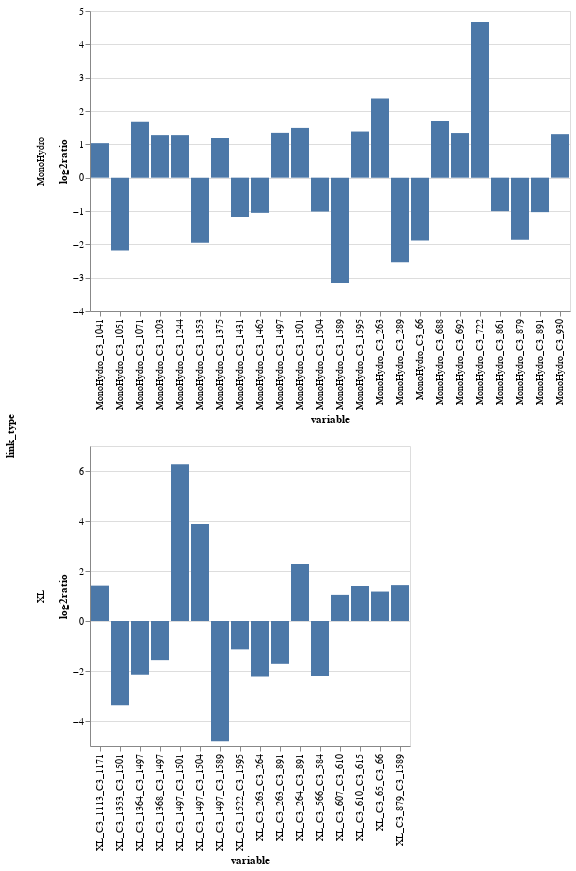

Notebook cell for this chart:
### Code cell
alt.Chart(df_merge[(df_merge['log2ratio'] > 1) | (df_merge['log2ratio'] < -1)]).mark_bar().encode(
    x='variable',
    y=alt.Y('log2ratio', stack='zero'),
    row='link_type',
).resolve_scale(x='independent', y='independent')

### Figure 1 — Vega-Lite specification as saved in the notebook (floating-point values rounded to 4 significant figures)
{"config": {"view": {"continuousWidth": 400, "continuousHeight": 300}}, "data": {"name": "data-24f7669cb82b7c47239889e8e874d398"}, "mark": "bar", "encoding": {"row": {"type": "nominal", "field": "link_type"}, "x": {"type": "nominal", "field": "variable"}, "y": {"type": "quantitative", "field": "log2ratio", "stack": "zero"}}, "resolve": {"scale": {"x": "independent", "y": "independent"}}, "$schema": "https://vega.github.io/schema/vega-lite/v4.0.2.json", "datasets": {"data-24f7669cb82b7c47239889e8e874d398": [{"variable": "MonoHydro_C3_66", "value_c3": 0.5036, "link_type": "MonoHydro", "uID": "sp|P01024|CO3_HUMAN:66", "uID_rev": "sp|P01024|CO3_HUMAN:66", "exp_c3": "c3", "value_c3b": 0.1361, "exp_c3b": "c3b", "log2ratio": -1.888}, {"variable": "MonoHydro_C3_263", "value_c3": 0.1522, "link_type": "MonoHydro", "uID": "sp|P01024|CO3_HUMAN:263", "uID_rev": "sp|P01024|CO3_HUMAN:263", "exp_c3": "c3", "value_c3b": 0.7898, "exp_c3b": "c3b", "log2ratio": 2.375}, {"variable": "MonoHydro_C3_289", "value_c3": 0.3954, "link_type": "MonoHydro", "uID": "sp|P01024|CO3_HUMAN:289", "uID_rev": "sp|P01024|CO3_HUMAN:289", "exp_c3": "c3", "value_c3b": 0.06799, "exp_c3b": "c3b", "log2ratio": -2.54}, {"variable": "MonoHydro_C3_688", "value_c3": 0.3085, "link_type": "MonoHydro", "uID": "sp|P01024|CO3_HUMAN:688", "uID_rev": "sp|P01024|CO3_HUMAN:688", "exp_c3": "c3", "value_c3b": 1.0, "exp_c3b": "c3b", "log2ratio": 1.697}, {"variable": "MonoHydro_C3_692", "value_c3": 0.3955, "link_type": "MonoHydro", "uID": "sp|P01024|CO3_HUMAN:692", "uID_rev": "sp|P01024|CO3_HUMAN:692", "exp_c3": "c3", "value_c3b": 1.0, "exp_c3b": "c3b", "log2ratio": 1.338}, {"variable": "MonoHydro_C3_722", "value_c3": 0.0392, "link_type": "MonoHydro", "uID": "sp|P01024|CO3_HUMAN:722", "uID_rev": "sp|P01024|CO3_HUMAN:722", "exp_c3": "c3", "value_c3b": 1.0, "exp_c3b": "c3b", "log2ratio": 4.673}, {"variable": "MonoHydro_C3_861", "value_c3": 1.0, "link_type": "MonoHydro", "uID": "sp|P01024|CO3_HUMAN:861", "uID_rev": "sp|P01024|CO3_HUMAN:861", "exp_c3": "c3", "value_c3b": 0.4981, "exp_c3b": "c3b", "log2ratio": -1.006}, {"variable": "MonoHydro_C3_879", "value_c3": 0.7549, "link_type": "MonoHydro", "uID": "sp|P01024|CO3_HUMAN:879", "uID_rev": "sp|P01024|CO3_HUMAN:879", "exp_c3": "c3", "value_c3b": 0.2075, "exp_c3b": "c3b", "log2ratio": -1.863}, {"variable": "MonoHydro_C3_891", "value_c3": 0.5671, "link_type": "MonoHydro", "uID": "sp|P01024|CO3_HUMAN:891", "uID_rev": "sp|P01024|CO3_HUMAN:891", "exp_c3": "c3", "value_c3b": 0.2769, "exp_c3b": "c3b", "log2ratio": -1.034}, {"variable": "MonoHydro_C3_930", "value_c3": 0.06912, "link_type": "MonoHydro", "uID": "sp|P01024|CO3_HUMAN:930", "uID_rev": "sp|P01024|CO3_HUMAN:930", "exp_c3": "c3", "value_c3b": 0.1708, "exp_c3b": "c3b", "log2ratio": 1.305}, {"variable": "MonoHydro_C3_1041", "value_c3": 0.3281, "link_type": "MonoHydro", "uID": "sp|P01024|CO3_HUMAN:1041", "uID_rev": "sp|P01024|CO3_HUMAN:1041", "exp_c3": "c3", "value_c3b": 0.6725, "exp_c3b": "c3b", "log2ratio": 1.035}, {"variable": "MonoHydro_C3_1051", "value_c3": 0.3465, "link_type": "MonoHydro", "uID": "sp|P01024|CO3_HUMAN:1051", "uID_rev": "sp|P01024|CO3_HUMAN:1051", "exp_c3": "c3", "value_c3b": 0.07609, "exp_c3b": "c3b", "log2ratio": -2.187}, {"variable": "MonoHydro_C3_1071", "value_c3": 0.2454, "link_type": "MonoHydro", "uID": "sp|P01024|CO3_HUMAN:1071", "uID_rev": "sp|P01024|CO3_HUMAN:1071", "exp_c3": "c3", "value_c3b": 0.7844, "exp_c3b": "c3b", "log2ratio": 1.676}, {"variable": "MonoHydro_C3_1203", "value_c3": 0.4129, "link_type": "MonoHydro", "uID": "sp|P01024|CO3_HUMAN:1203", "uID_rev": "sp|P01024|CO3_HUMAN:1203", "exp_c3": "c3", "value_c3b": 1.0, "exp_c3b": "c3b", "log2ratio": 1.276}, {"variable": "MonoHydro_C3_1244", "value_c3": 0.4129, "link_type": "MonoHydro", "uID": "sp|P01024|CO3_HUMAN:1244", "uID_rev": "sp|P01024|CO3_HUMAN:1244", "exp_c3": "c3", "value_c3b": 1.0, "exp_c3b": "c3b", "log2ratio": 1.276}, {"variable": "MonoHydro_C3_1353", "value_c3": 0.4348, "link_type": "MonoHydro", "uID": "sp|P01024|CO3_HUMAN:1353", "uID_rev": "sp|P01024|CO3_HUMAN:1353", "exp_c3": "c3", "value_c3b": 0.1123, "exp_c3b": "c3b", "log2ratio": -1.953}, {"variable": "MonoHydro_C3_1375", "value_c3": 0.4381, "link_type": "MonoHydro", "uID": "sp|P01024|CO3_HUMAN:1375", "uID_rev": "sp|P01024|CO3_HUMAN:1375", "exp_c3": "c3", "value_c3b": 1.0, "exp_c3b": "c3b", "log2ratio": 1.191}, {"variable": "MonoHydro_C3_1431", "value_c3": 0.3962, "link_type": "MonoHydro", "uID": "sp|P01024|CO3_HUMAN:1431", "uID_rev": "sp|P01024|CO3_HUMAN:1431", "exp_c3": "c3", "value_c3b": 0.1749, "exp_c3b": "c3b", "log2ratio": -1.18}, {"variable": "MonoHydro_C3_1462", "value_c3": 1.0, "link_type": "MonoHydro", "uID": "sp|P01024|CO3_HUMAN:1462", "uID_rev": "sp|P01024|CO3_HUMAN:1462", "exp_c3": "c3", "value_c3b": 0.4811, "exp_c3b": "c3b", "log2ratio": -1.056}, {"variable": "MonoHydro_C3_1497", "value_c3": 0.0725, "link_type": "MonoHydro", "uID": "sp|P01024|CO3_HUMAN:1497", "uID_rev": "sp|P01024|CO3_HUMAN:1497", "exp_c3": "c3", "value_c3b": 0.184, "exp_c3b": "c3b", "log2ratio": 1.344}, {"variable": "MonoHydro_C3_1501", "value_c3": 0.08132, "link_type": "MonoHydro", "uID": "sp|P01024|CO3_HUMAN:1501", "uID_rev": "sp|P01024|CO3_HUMAN:1501", "exp_c3": "c3", "value_c3b": 0.2288, "exp_c3b": "c3b", "log2ratio": 1.493}, {"variable": "MonoHydro_C3_1504", "value_c3": 0.785, "link_type": "MonoHydro", "uID": "sp|P01024|CO3_HUMAN:1504", "uID_rev": "sp|P01024|CO3_HUMAN:1504", "exp_c3": "c3", "value_c3b": 0.388, "exp_c3b": "c3b", "log2ratio": -1.017}, {"variable": "MonoHydro_C3_1589", "value_c3": 0.3806, "link_type": "MonoHydro", "uID": "sp|P01024|CO3_HUMAN:1589", "uID_rev": "sp|P01024|CO3_HUMAN:1589", "exp_c3": "c3", "value_c3b": 0.04269, "exp_c3b": "c3b", "log2ratio": -3.156}, {"variable": "MonoHydro_C3_1595", "value_c3": 0.1602, "link_type": "MonoHydro", "uID": "sp|P01024|CO3_HUMAN:1595", "uID_rev": "sp|P01024|CO3_HUMAN:1595", "exp_c3": "c3", "value_c3b": 0.418, "exp_c3b": "c3b", "log2ratio": 1.384}, {"variable": "XL_C3_65_C3_66", "value_c3": 0.1962, "link_type": "XL", "uID": "sp|P01024|CO3_HUMAN:65:x:sp|P01024|CO3_HUMAN:66", "uID_rev": "sp|P01024|CO3_HUMAN:66:x:sp|P01024|CO3_HUMAN:65", "exp_c3": "c3", "value_c3b": 0.4439, "exp_c3b": "c3b", "log2ratio": 1.178}, {"variable": "XL_C3_263_C3_264", "value_c3": 0.432, "link_type": "XL", "uID": "sp|P01024|CO3_HUMAN:263:x:sp|P01024|CO3_HUMAN:264", "uID_rev": "sp|P01024|CO3_HUMAN:264:x:sp|P01024|CO3_HUMAN:263", "exp_c3": "c3", "value_c3b": 0.09269, "exp_c3b": "c3b", "log2ratio": -2.22}, {"variable": "XL_C3_263_C3_891", "value_c3": 0.3852, "link_type": "XL", "uID": "sp|P01024|CO3_HUMAN:263:x:sp|P01024|CO3_HUMAN:891", "uID_rev": "sp|P01024|CO3_HUMAN:891:x:sp|P01024|CO3_HUMAN:263", "exp_c3": "c3", "value_c3b": 0.1175, "exp_c3b": "c3b", "log2ratio": -1.713}, {"variable": "XL_C3_264_C3_891", "value_c3": 0.0477, "link_type": "XL", "uID": "sp|P01024|CO3_HUMAN:264:x:sp|P01024|CO3_HUMAN:891", "uID_rev": "sp|P01024|CO3_HUMAN:891:x:sp|P01024|CO3_HUMAN:264", "exp_c3": "c3", "value_c3b": 0.2324, "exp_c3b": "c3b", "log2ratio": 2.284}, {"variable": "XL_C3_566_C3_584", "value_c3": 0.1833, "link_type": "XL", "uID": "sp|P01024|CO3_HUMAN:566:x:sp|P01024|CO3_HUMAN:584", "uID_rev": "sp|P01024|CO3_HUMAN:584:x:sp|P01024|CO3_HUMAN:566", "exp_c3": "c3", "value_c3b": 0.0399, "exp_c3b": "c3b", "log2ratio": -2.2}, {"variable": "XL_C3_607_C3_610", "value_c3": 0.04211, "link_type": "XL", "uID": "sp|P01024|CO3_HUMAN:607:x:sp|P01024|CO3_HUMAN:610", "uID_rev": "sp|P01024|CO3_HUMAN:610:x:sp|P01024|CO3_HUMAN:607", "exp_c3": "c3", "value_c3b": 0.08686, "exp_c3b": "c3b", "log2ratio": 1.045}, {"variable": "XL_C3_610_C3_615", "value_c3": 0.103, "link_type": "XL", "uID": "sp|P01024|CO3_HUMAN:610:x:sp|P01024|CO3_HUMAN:615", "uID_rev": "sp|P01024|CO3_HUMAN:615:x:sp|P01024|CO3_HUMAN:610", "exp_c3": "c3", "value_c3b": 0.2716, "exp_c3b": "c3b", "log2ratio": 1.399}, {"variable": "XL_C3_879_C3_1589", "value_c3": 0.05591, "link_type": "XL", "uID": "sp|P01024|CO3_HUMAN:879:x:sp|P01024|CO3_HUMAN:1589", "uID_rev": "sp|P01024|CO3_HUMAN:1589:x:sp|P01024|CO3_HUMAN:879", "exp_c3": "c3", "value_c3b": 0.1511, "exp_c3b": "c3b", "log2ratio": 1.435}, {"variable": "XL_C3_1113_C3_1171", "value_c3": 0.0867, "link_type": "XL", "uID": "sp|P01024|CO3_HUMAN:1113:x:sp|P01024|CO3_HUMAN:1171", "uID_rev": "sp|P01024|CO3_HUMAN:1171:x:sp|P01024|CO3_HUMAN:1113", "exp_c3": "c3", "value_c3b": 0.2311, "exp_c3b": "c3b", "log2ratio": 1.414}, {"variable": "XL_C3_1353_C3_1501", "value_c3": 0.2757, "link_type": "XL", "uID": "sp|P01024|CO3_HUMAN:1353:x:sp|P01024|CO3_HUMAN:1501", "uID_rev": "sp|P01024|CO3_HUMAN:1501:x:sp|P01024|CO3_HUMAN:1353", "exp_c3": "c3", "value_c3b": 0.02659, "exp_c3b": "c3b", "log2ratio": -3.374}, {"variable": "XL_C3_1364_C3_1497", "value_c3": 0.2017, "link_type": "XL", "uID": "sp|P01024|CO3_HUMAN:1364:x:sp|P01024|CO3_HUMAN:1497", "uID_rev": "sp|P01024|CO3_HUMAN:1497:x:sp|P01024|CO3_HUMAN:1364", "exp_c3": "c3", "value_c3b": 0.04548, "exp_c3b": "c3b", "log2ratio": -2.149}, {"variable": "XL_C3_1368_C3_1497", "value_c3": 0.08077, "link_type": "XL", "uID": "sp|P01024|CO3_HUMAN:1368:x:sp|P01024|CO3_HUMAN:1497", "uID_rev": "sp|P01024|CO3_HUMAN:1497:x:sp|P01024|CO3_HUMAN:1368", "exp_c3": "c3", "value_c3b": 0.02728, "exp_c3b": "c3b", "log2ratio": -1.566}, {"variable": "XL_C3_1497_C3_1501", "value_c3": 0.004007, "link_type": "XL", "uID": "sp|P01024|CO3_HUMAN:1497:x:sp|P01024|CO3_HUMAN:1501", "uID_rev": "sp|P01024|CO3_HUMAN:1501:x:sp|P01024|CO3_HUMAN:1497", "exp_c3": "c3", "value_c3b": 0.3086, "exp_c3b": "c3b", "log2ratio": 6.267}, {"variable": "XL_C3_1497_C3_1504", "value_c3": 0.02368, "link_type": "XL", "uID": "sp|P01024|CO3_HUMAN:1497:x:sp|P01024|CO3_HUMAN:1504", "uID_rev": "sp|P01024|CO3_HUMAN:1504:x:sp|P01024|CO3_HUMAN:1497", "exp_c3": "c3", "value_c3b": 0.3492, "exp_c3b": "c3b", "log2ratio": 3.882}, {"variable": "XL_C3_1497_C3_1589", "value_c3": 0.1653, "link_type": "XL", "uID": "sp|P01024|CO3_HUMAN:1497:x:sp|P01024|CO3_HUMAN:1589", "uID_rev": "sp|P01024|CO3_HUMAN:1589:x:sp|P01024|CO3_HUMAN:1497", "exp_c3": "c3", "value_c3b": 0.005877, "exp_c3b": "c3b", "log2ratio": -4.814}, {"variable": "XL_C3_1522_C3_1595", "value_c3": 0.2473, "link_type": "XL", "uID": "sp|P01024|CO3_HUMAN:1522:x:sp|P01024|CO3_HUMAN:1595", "uID_rev": "sp|P01024|CO3_HUMAN:1595:x:sp|P01024|CO3_HUMAN:1522", "exp_c3": "c3", "value_c3b": 0.1127, "exp_c3b": "c3b", "log2ratio": -1.134}]}}
